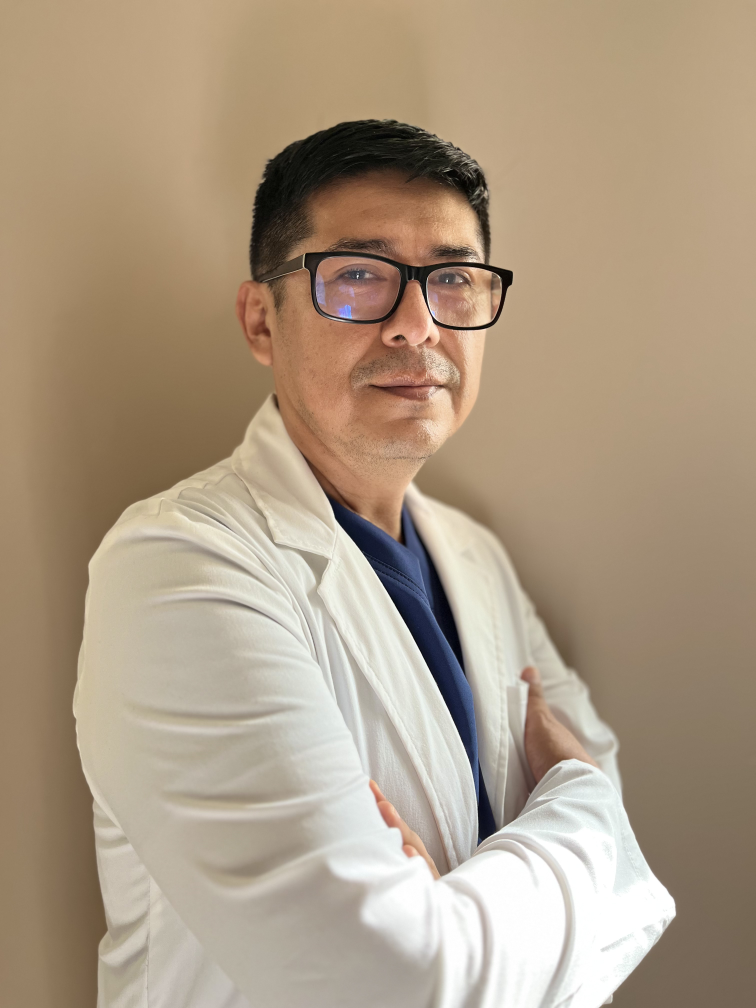
#> input picture upload/HERO.jpg, 3024 x 4032 px, found by its file name (shown at 1/4 size)
$ python optimize-images.py
#> lines starting #> are read from the running program, lines starting #| are printed output that depends on the picture
#!/usr/bin/env python3
"""Optimize HERO and doctor images to professional WebP."""
from PIL import Image, ImageOps
import os

BASE = "/home/z/my-project"
UPLOAD = f"{BASE}/upload"
PUBLIC = f"{BASE}/public"

# ═══ 1. HERO IMAGE — Mobile (portrait) + Desktop (landscape crop) ═══
hero_src = f"{UPLOAD}/HERO.jpg"
img = Image.open(hero_src)
#> img is the input picture: PIL image 3024x4032 RGB; mean R, G, B 172.7, 154.5, 132.2
print(f"HERO.jpg: {img.size} {img.mode}")
#| HERO.jpg: (3024, 4032) RGB

# Exif rotation fix
img = ImageOps.exif_transpose(img)
w, h = img.size  # 3024 x 4032
#> w = 3024; h = 4032

# Mobile: full portrait, resize to max 1200w
ratio_m = 1200 / w
#> ratio_m = 0.397
new_h_m = int(h * ratio_m)
#> new_h_m = 1600
img_mobile = img.resize((1200, new_h_m), Image.LANCZOS)
out_mobile = f"{PUBLIC}/hero-mobile.webp"
img_mobile.save(out_mobile, "WEBP", quality=82, method=6)
sz_m = os.path.getsize(out_mobile)
print(f"  hero-mobile.webp: {img_mobile.size} -> {sz_m/1024:.0f} KB")
#|   hero-mobile.webp: (1200, 1600) -> 58 KB

# Desktop: center crop to 16:9 landscape, max 1920w
target_ratio = 16 / 9
current_ratio = w / h
#> current_ratio = 0.75
if current_ratio > target_ratio:
    new_w = int(h * target_ratio)
    left = (w - new_w) // 2
    crop = img.crop((left, 0, left + new_w, h))
else:
    new_h = int(w / target_ratio)
#> new_h = 1701
    top = max(0, (h - new_h) // 4)
#> top = 582
    crop = img.crop((0, top, w, top + new_h))
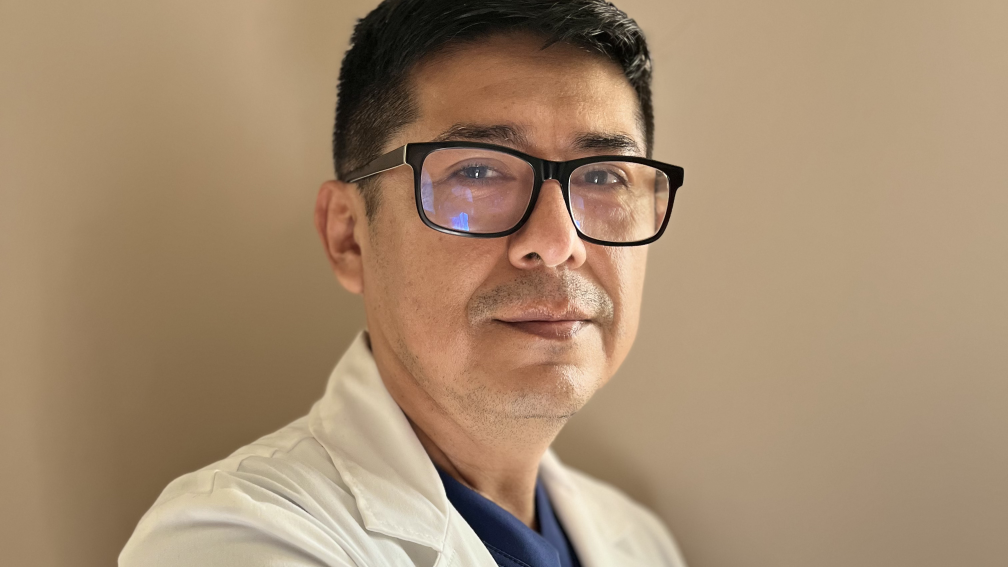
#> crop: PIL image 3024x1701 RGB (shown at 1/3 size); mean R, G, B 164.8, 139.2, 111.8

if crop.width > 1920:
    ratio_d = 1920 / crop.width
#> ratio_d = 0.635
    crop = crop.resize((1920, int(crop.height * ratio_d)), Image.LANCZOS)
#> crop: PIL image 1920x1080 RGB

out_desktop = f"{PUBLIC}/hero-desktop.webp"
crop.save(out_desktop, "WEBP", quality=85, method=6)
sz_d = os.path.getsize(out_desktop)
print(f"  hero-desktop.webp: {crop.size} -> {sz_d/1024:.0f} KB")
#|   hero-desktop.webp: (1920, 1080) -> 82 KB

# ═══ 2. DOCTOR PHOTO — Professional headshot ═══
doc_src = f"{UPLOAD}/pasted_image_1782262848710.png"
img_doc = Image.open(doc_src)
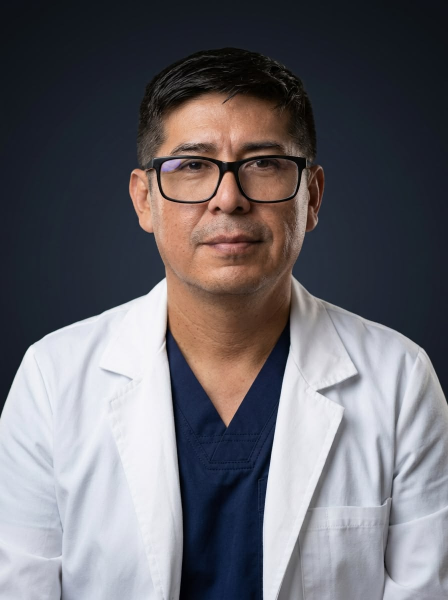
#> input picture upload/pasted_image_1782262848710.png, 896 x 1200 px, found by its file name (shown at 1/2 size)
#> img_doc is the input picture: PIL image 896x1200 RGB; mean R, G, B 105.2, 103.1, 108.8
print(f"\nDoctor photo: {img_doc.size} {img_doc.mode}")
#| Doctor photo: (896, 1200) RGB
img_doc = ImageOps.exif_transpose(img_doc)
wd, hd = img_doc.size
#> wd = 896; hd = 1200

if img_doc.mode in ('RGBA', 'LA', 'P'):
    bg = Image.new('RGB', img_doc.size, (0, 0, 0))
    if img_doc.mode == 'P':
        img_doc = img_doc.convert('RGBA')
    if img_doc.mode in ('RGBA', 'LA'):
        bg.paste(img_doc, mask=img_doc.split()[-1])
        img_doc = bg
    else:
        img_doc = img_doc.convert('RGB')

max_w = 800
if wd > max_w:
    ratio_doc = max_w / wd
#> ratio_doc = 0.893
    img_doc = img_doc.resize((max_w, int(hd * ratio_doc)), Image.LANCZOS)
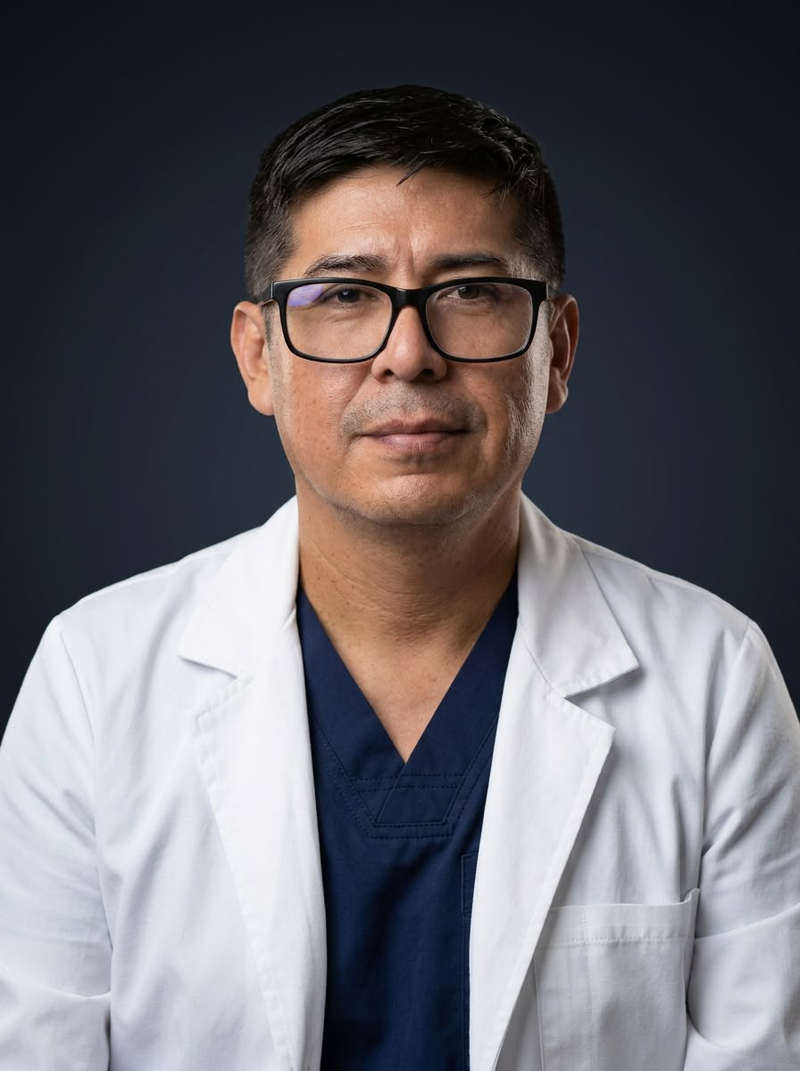
#> img_doc: PIL image 800x1071 RGB; mean R, G, B 105.2, 103.1, 108.8

out_doc = f"{PUBLIC}/doctores/dr-adolfo.webp"
os.makedirs(os.path.dirname(out_doc), exist_ok=True)
img_doc.save(out_doc, "WEBP", quality=85, method=6)
sz_doc = os.path.getsize(out_doc)
print(f"  dr-adolfo.webp: {img_doc.size} -> {sz_doc/1024:.0f} KB")
#|   dr-adolfo.webp: (800, 1071) -> 43 KB

print("\nAll images optimized successfully")
